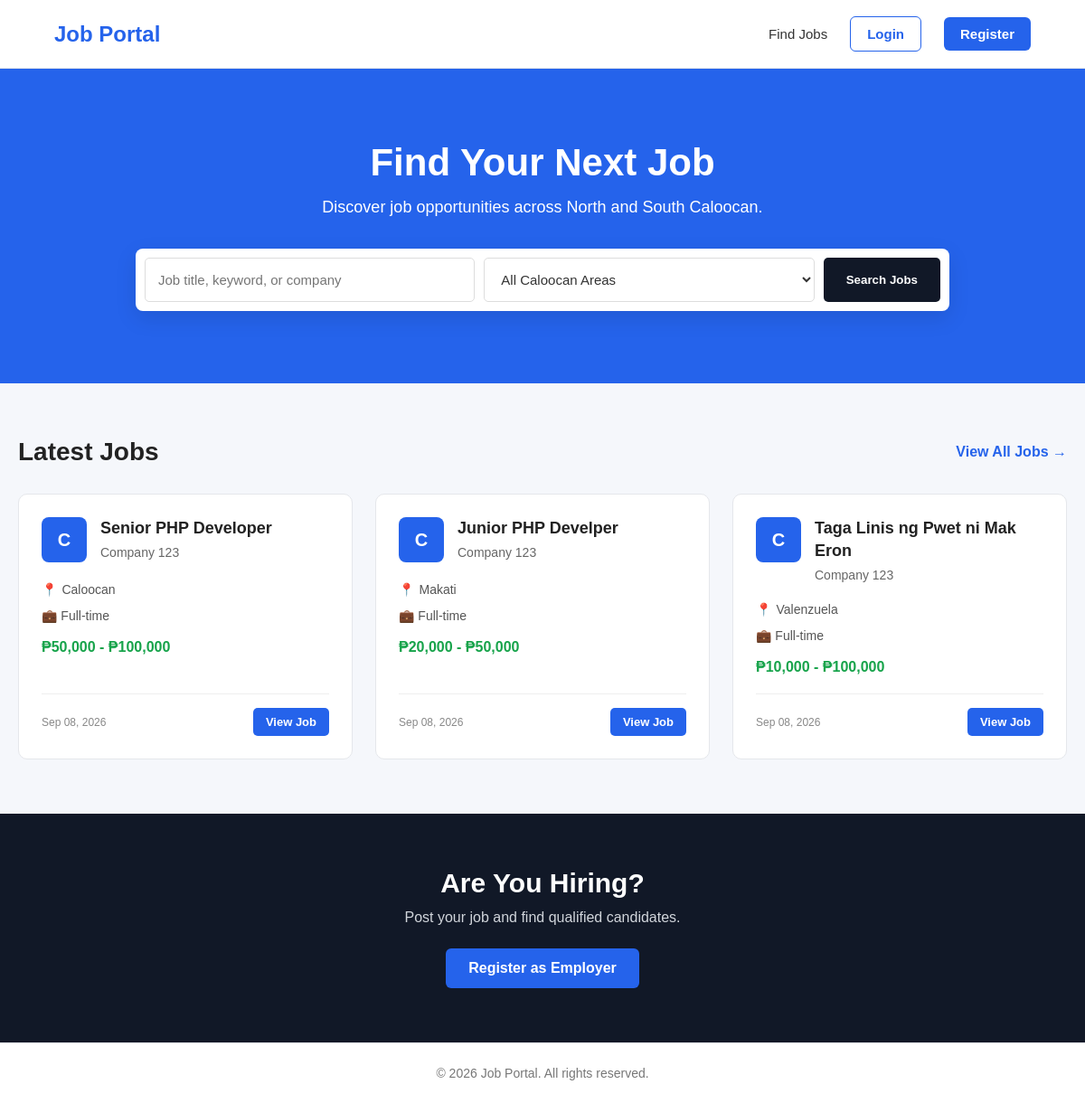
Before: / with the older database file.
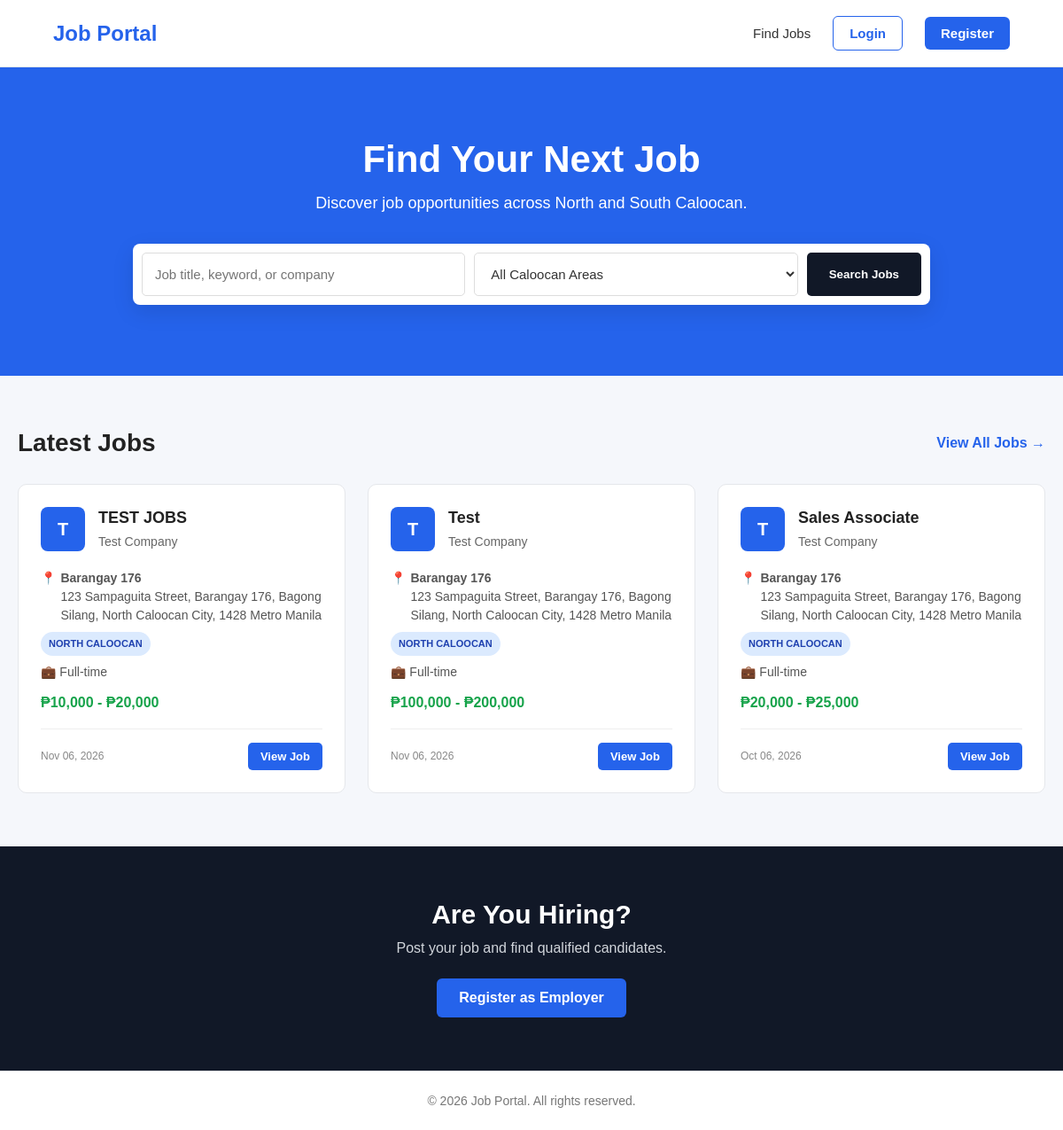
After: the same page with the newer database file.
### tables this page shows
CREATE TABLE `jobs` (
  `id` int(10) UNSIGNED NOT NULL,
  `employer_id` int(10) UNSIGNED NOT NULL,
  `job_title` varchar(255) NOT NULL,
  `job_description` text DEFAULT NULL,
  `description` text NOT NULL,
  `requirements` text DEFAULT NULL,
  `educational_requirement` varchar(100) DEFAULT NULL,
  `required_degree` varchar(255) DEFAULT NULL,
  `required_skills` text DEFAULT NULL,
  `location` varchar(255) DEFAULT NULL,
  `address` text DEFAULT NULL,
  `barangay` varchar(100) DEFAULT NULL,
  `caloocan_area` enum('north','south') DEFAULT NULL,
  `latitude` decimal(10,8) DEFAULT NULL,
  `longtitude` decimal(11,8) DEFAULT NULL,
  `employment_type` enum('Full-time','Part-time','Contract','Internship','Freelance') NOT NULL DEFAULT 'Full-time',
  `salary_min` decimal(12,2) DEFAULT NULL,
  `salary_max` decimal(12,2) DEFAULT NULL,
  `is_remote` tinyint(1) NOT NULL DEFAULT 0,
  `status` enum('pending','approved','rejected','closed') NOT NULL DEFAULT 'pending',
  `application_deadline` date DEFAULT NULL,
  `created_at` timestamp NOT NULL DEFAULT current_timestamp(),
  `updated_at` timestamp NOT NULL DEFAULT current_timestamp() ON UPDATE current_timestamp(),
  `tesda_qualification` varchar(255) DEFAULT NULL,
  `required_nc_level` varchar(20) DEFAULT NULL,
  `job_source` enum('private_employer','lgu','job_fair') NOT NULL DEFAULT 'private_employer',
  `source_name` varchar(255) DEFAULT NULL,
  `source_url` varchar(500) DEFAULT NULL,
  `degree_classification` varchar(255) DEFAULT NULL,
  `lgu_job_category` varchar(255) DEFAULT NULL
);

CREATE TABLE `employers` (
  `id` int(10) UNSIGNED NOT NULL,
  `user_id` int(10) UNSIGNED NOT NULL,
  `company_name` varchar(255) NOT NULL,
  `employer_type` enum('private','lgu') NOT NULL DEFAULT 'private',
  `company_description` text DEFAULT NULL,
  `company_logo` varchar(255) DEFAULT NULL,
  `contact_person` varchar(150) DEFAULT NULL,
  `contact_number` varchar(50) DEFAULT NULL,
  `address` varchar(255) DEFAULT NULL,
  `barangay` varchar(100) DEFAULT NULL,
  `latitude` decimal(10,8) DEFAULT NULL,
  `longitude` decimal(11,8) DEFAULT NULL,
  `caloocan_area` enum('north','south') DEFAULT NULL,
  `verification_status` enum('unverified','pending','approved','rejected') DEFAULT 'unverified',
  `created_at` timestamp NOT NULL DEFAULT current_timestamp(),
  `updated_at` timestamp NOT NULL DEFAULT current_timestamp() ON UPDATE current_timestamp()
);

### index.php (the view, shortened to what the changed rows need)
<?php
require_once "config/database.php";
$sql = "
    SELECT
        j.id,
        j.job_title,
        j.description,
        j.location,
        j.address,
        j.barangay,
        j.caloocan_area,
        j.employment_type,
        j.salary_min,
        j.salary_max,
        j.is_remote,
        j.created_at,
        e.company_name,
        e.company_logo
    FROM jobs j
    INNER JOIN employers e
        ON j.employer_id = e.id
    WHERE j.status = 'approved'
";
$params = [];
$sql .= "
    ORDER BY j.created_at DESC
    LIMIT 6
";
$stmt = $pdo->prepare($sql);
$stmt->execute($params);
$jobs = $stmt->fetchAll(PDO::FETCH_ASSOC);
?>
<!DOCTYPE html>
<html lang="en">
<head>
</head>
<body>
<section class="hero">
    <h1>
        Find Your Next Job
    </h1>
</section>
<section class="jobs-section">
    <div class="section-header">
        <h2>
            Latest Jobs
        </h2>
    </div>
    <div class="job-grid">
        <?php if (
            empty($jobs)
        ): ?>
            <div class="no-jobs">
                <h3>
                    No jobs available yet
                </h3>
                <p>
                    New job opportunities will
                    appear here once they are approved.
                </p>
            </div>
        <?php else: ?>
            <?php foreach (
                $jobs
                as $job
            ): ?>
                <div class="job-card">
                    <div class="job-card-header">
                        <div class="company-logo">
                            <?php if (
                                !empty(
                                    $job[
                                        "company_logo"
                                    ]
                                )
                            ): ?>
                                <img
                                    src="uploads/<?= htmlspecialchars(
                                        $job[
                                            "company_logo"
                                        ]
                                    ) ?>"
                                    alt="<?= htmlspecialchars(
                                        $job[
                                            "company_name"
                                        ]
                                    ) ?>"
                                >
                            <?php else: ?>
                                <div class="default-logo">
                                    <?= strtoupper(
                                        substr(
                                            $job[
                                                "company_name"
                                            ],
                                            0,
                                            1
                                        )
                                    ) ?>
                                </div>
                            <?php endif; ?>
                        </div>
                        <div class="job-info">
                            <h3>
                                <?= htmlspecialchars(
                                    $job[
                                        "job_title"
                                    ]
                                ) ?>
                            </h3>
                            <p class="company-name">
                                <?= htmlspecialchars(
                                    $job[
                                        "company_name"
                                    ]
                                ) ?>
                            </p>
                        </div>
                    </div>
                    <div class="job-details">
                        <span class="location-detail">
                            📍
                            <span>
                                <?php if (
                                    !empty(
                                        $job[
                                            "barangay"
                                        ]
                                    )
                                ): ?>
                                    <strong>
                                        <?= htmlspecialchars(
                                            $job[
                                                "barangay"
                                            ]
                                        ) ?>
                                    </strong>
                                <?php endif; ?>
                                <?php if (
                                    !empty(
                                        $job[
                                            "address"
                                        ]
                                    )
                                ): ?>
                                    <?php if (
                                        !empty(
                                            $job[
                                                "barangay"
                                            ]
                                        )
                                    ): ?>
                                        <br>
                                    <?php endif; ?>
                                    <?= htmlspecialchars(
                                        $job[
                                            "address"
                                        ]
                                    ) ?>
                                <?php elseif (
                                    !empty(
                                        $job[
                                            "location"
                                        ]
                                    )
                                ): ?>
                                    <?= htmlspecialchars(
                                        $job[
                                            "location"
                                        ]
                                    ) ?>
                                <?php else: ?>
                                    Location not specified
                                <?php endif; ?>
                            </span>
                        </span>
                        <?php if (
                            in_array(
                                $job[
                                    "caloocan_area"
                                ]
                                ?? "",
                                [
                                    "north",
                                    "south"
                                ],
                                true
                            )
                        ): ?>
                            <span
                                class="
                                    area-badge
                                    <?= htmlspecialchars(
                                        $job[
                                            "caloocan_area"
                                        ]
                                    ) ?>
                                "
                            >
                                <?= strtoupper(
                                    htmlspecialchars(
                                        $job[
                                            "caloocan_area"
                                        ]
                                    )
                                ) ?>
                                CALOOCAN
                            </span>
                        <?php endif; ?>
                        <span>
                            💼
                            <?= htmlspecialchars(
                                $job[
                                    "employment_type"
                                ]
                                ?? "N/A"
                            ) ?>
                        </span>
                    </div>
                    <?php if (
                        $job[
                            "salary_min"
                        ] !== null
                        ||
                        $job[
                            "salary_max"
                        ] !== null
                    ): ?>
                        <div class="job-salary">
                            <?php if (
                                $job[
                                    "salary_min"
                                ] !== null
                                &&
                                $job[
                                    "salary_max"
                                ] !== null
                            ): ?>
                                ₱<?= number_format(
                                    $job[
                                        "salary_min"
                                    ]
                                ) ?>
                                -
                                ₱<?= number_format(
                                    $job[
                                        "salary_max"
                                    ]
                                ) ?>
                            <?php endif; ?>
                        </div>
                    <?php endif; ?>
                    <div class="job-card-footer">
                        <span class="job-date">
                            <?= date(
                                "M d, Y",
                                strtotime(
                                    $job[
                                        "created_at"
                                    ]
                                )
                            ) ?>
                        </span>
                        <a
                            href="jobs/view.php?id=<?= (int)
                                $job[
                                    "id"
                                ]
                            ?>"
                            class="view-job-btn"
                        >
                            View Job
                        </a>
                    </div>
                </div>
            <?php endforeach; ?>
        <?php endif; ?>
    </div>
</section>
<section class="employer-section">
    <h2>
        Are You Hiring?
    </h2>
</section>
</body>
</html>

Changed rows visible on the page:
removed jobs: employer.company_name "C", job_title "Senior PHP Developer", employer.company_name "Company 123", location "Caloocan", employment_type "Full-time", salary_min "50,000", salary_max "100,000", created_at "Sep 08, 2026"
removed jobs: employer.company_name "C", job_title "Junior PHP Develper", employer.company_name "Company 123", location "Makati", employment_type "Full-time", salary_min "20,000", salary_max "50,000", created_at "Sep 08, 2026"
removed jobs: employer.company_name "C", job_title "Taga Linis ng Pwet ni Mak Eron", employer.company_name "Company 123", location "Valenzuela", employment_type "Full-time", salary_min "10,000", salary_max "100,000", created_at "Sep 08, 2026"
added jobs: employer.company_name "T", job_title "TEST JOBS", employer.company_name "Test Company", barangay "Barangay 176", address "123 Sampaguita Street, Barangay 176, Bagong Silang, North Caloocan City, 1428 Metro Manila", caloocan_area "NORTH", employment_type "Full-time", salary_min "10,000", salary_max "20,000", created_at "Nov 06, 2026"
added jobs: employer.company_name "T", job_title "Test", employer.company_name "Test Company", barangay "Barangay 176", address "123 Sampaguita Street, Barangay 176, Bagong Silang, North Caloocan City, 1428 Metro Manila", caloocan_area "NORTH", employment_type "Full-time", salary_min "100,000", salary_max "200,000", created_at "Nov 06, 2026"
added jobs: employer.company_name "T", job_title "Sales Associate", employer.company_name "Test Company", barangay "Barangay 176", address "123 Sampaguita Street, Barangay 176, Bagong Silang, North Caloocan City, 1428 Metro Manila", caloocan_area "NORTH", employment_type "Full-time", salary_min "20,000", salary_max "25,000", created_at "Oct 06, 2026"
